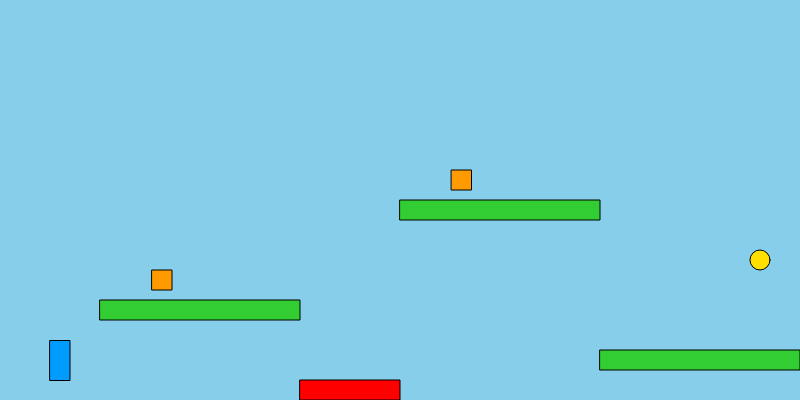
Frame 1 (no input)
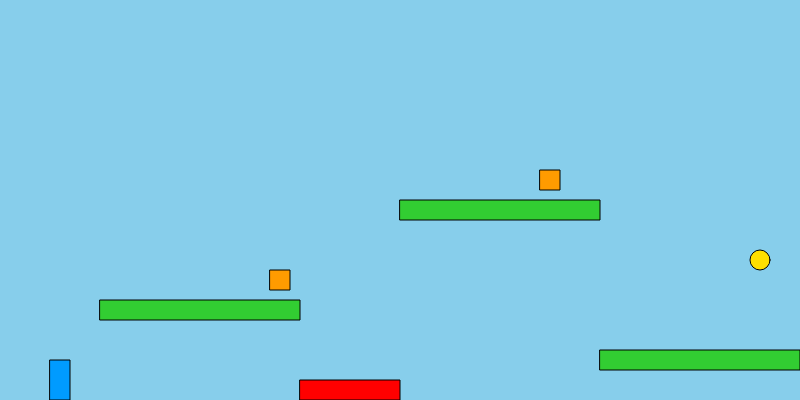
Frame 60 (no input)
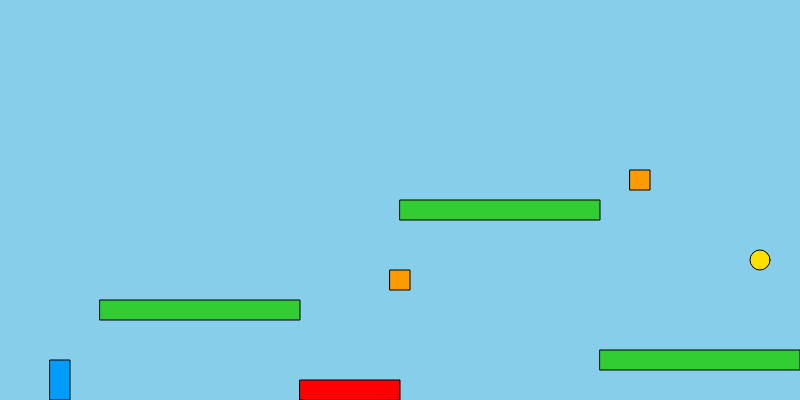
Frame 120 (the mouse pressed at the canvas centre since frame 60)

The p5.js sketch that drew these frames (run headless with seeded random() and noise() and a simulated clock; from frame 60 on, the mouse is pressed at the canvas centre):

// p5.js sketch
// ── sketch.js
let player;
let platforms = [];
let finishStar;
let enemies = [];
let hazards = [];
let gravity = 0.5;
let currentLevel = 0;

// Predefined levels with platform, enemy, and hazard configurations
const levels = [
  {
    platforms: [
      { x: 100, y: 300, width: 200, height: 20 },
      { x: 400, y: 200, width: 200, height: 20 },
      { x: 600, y: 350, width: 200, height: 20 },
    ],
    enemies: [
      { x: 150, y: 270, width: 20, height: 20, speed: 2 },
      { x: 450, y: 170, width: 20, height: 20, speed: 1.5 },
    ],
    hazards: [{ x: 300, y: 380, width: 100, height: 20 }],
    finishStar: { x: 750, y: 250, size: 20 },
  },
  {
    platforms: [
      { x: 50, y: 300, width: 150, height: 20 },
      { x: 300, y: 250, width: 200, height: 20 },
      { x: 550, y: 150, width: 200, height: 20 },
    ],
    enemies: [{ x: 320, y: 220, width: 20, height: 20, speed: 1.5 }],
    hazards: [{ x: 500, y: 380, width: 80, height: 20 }],
    finishStar: { x: 700, y: 100, size: 20 },
  },
  {
    platforms: [
      { x: 100, y: 300, width: 150, height: 20 },
      { x: 400, y: 250, width: 150, height: 20 },
      { x: 650, y: 350, width: 100, height: 20 },
    ],
    enemies: [
      { x: 120, y: 270, width: 20, height: 20, speed: 2 },
      { x: 420, y: 220, width: 20, height: 20, speed: 1 },
    ],
    hazards: [{ x: 550, y: 380, width: 100, height: 20 }],
    finishStar: { x: 750, y: 250, size: 20 },
  },
];

function setup() {
  createCanvas(800, 400);
  loadLevel(currentLevel);
}

function draw() {
  background(135, 206, 235);

  // Update and display player
  player.update();
  player.display();

  // Display all platforms and check collision with player
  for (let platform of platforms) {
    platform.display();
    player.checkPlatformCollision(platform);
  }

  // Display enemies, update their positions, and check collisions with player
  for (let enemy of enemies) {
    enemy.update();
    enemy.display();
    if (player.checkCollision(enemy)) {
      resetLevel(); // Restart level if collision with enemy
    }
  }

  // Display hazards and check collisions with player
  for (let hazard of hazards) {
    hazard.display();
    if (player.checkCollision(hazard)) {
      resetLevel(); // Restart level if collision with hazard
    }
  }

  // Display finish star and check for collision with player
  finishStar.display();
  if (player.checkFinishCollision(finishStar)) {
    nextLevel();
  }
}

function keyPressed() {
  if (key === ' ' && player.onGround) {
    player.jump();
  }
}

// Load a specific level based on index
function loadLevel(levelIndex) {
  platforms = [];
  enemies = [];
  hazards = [];
  const level = levels[levelIndex];

  // Create platforms for the level
  for (let platData of level.platforms) {
    platforms.push(
      new Platform(platData.x, platData.y, platData.width, platData.height)
    );
  }

  // Create enemies for the level
  for (let enemyData of level.enemies) {
    enemies.push(
      new Enemy(
        enemyData.x,
        enemyData.y,
        enemyData.width,
        enemyData.height,
        enemyData.speed
      )
    );
  }

  // Create hazards for the level
  for (let hazardData of level.hazards) {
    hazards.push(
      new Hazard(
        hazardData.x,
        hazardData.y,
        hazardData.width,
        hazardData.height
      )
    );
  }

  // Set the finish star position for the level
  finishStar = new FinishStar(
    level.finishStar.x,
    level.finishStar.y,
    level.finishStar.size
  );

  // Initialize player position
  player = new Player(50, height - 60); // Starting near the bottom left
}

// Move to the next level or restart from the first level
function nextLevel() {
  currentLevel = (currentLevel + 1) % levels.length;
  loadLevel(currentLevel);
}

// Reset the current level
function resetLevel() {
  loadLevel(currentLevel);
}

// ── enemy.js
class Enemy {
  constructor(x, y, width, height, speed) {
    this.x = x;
    this.y = y;
    this.width = width;
    this.height = height;
    this.speed = speed;
    this.direction = 1; // Moving right initially
  }

  update() {
    this.x += this.speed * this.direction;
    if (this.x <= 0 || this.x + this.width >= width) {
      this.direction *= -1; // Reverse direction when hitting edges
    }
  }

  display() {
    fill(255, 155, 0); // Blue for enemies
    rect(this.x, this.y, this.width, this.height);
  }
}

// ── finishStar.js
class FinishStar {
  constructor(x, y, size) {
    this.x = x;
    this.y = y;
    this.size = size;
  }

  display() {
    fill(255, 223, 0); // Yellow color
    ellipse(this.x + this.size / 2, this.y + this.size / 2, this.size);
  }
}

// ── hazard.js
class Hazard {
  constructor(x, y, width, height) {
    this.x = x;
    this.y = y;
    this.width = width;
    this.height = height;
  }

  display() {
    fill(255, 0, 0); // Red for hazards
    rect(this.x, this.y, this.width, this.height);
  }
}

// ── platform.js
class Platform {
  constructor(x, y, width, height) {
    this.x = x;
    this.y = y;
    this.width = width;
    this.height = height;
  }

  display() {
    fill(50, 205, 50); // Green color for platforms
    rect(this.x, this.y, this.width, this.height);
  }
}

// ── player.js
class Player {
  constructor(x, y) {
    this.x = x;
    this.y = y;
    this.width = 20;
    this.height = 40;
    this.velocityY = 0;
    this.onGround = false;
  }

  update() {
    this.velocityY += gravity;
    this.y += this.velocityY;

    if (this.y + this.height > height) {
      this.y = height - this.height;
      this.velocityY = 0;
      this.onGround = true;
    } else {
      this.onGround = false;
    }

    if (keyIsDown(LEFT_ARROW)) {
      this.x -= 5;
    }
    if (keyIsDown(RIGHT_ARROW)) {
      this.x += 5;
    }

    // Constrain player within the screen bounds horizontally
    this.x = constrain(this.x, 0, width - this.width);
  }

  jump() {
    this.velocityY = -10;
    this.onGround = false;
  }

  checkCollision(obj) {
    return (
      this.x < obj.x + obj.width &&
      this.x + this.width > obj.x &&
      this.y < obj.y + obj.height &&
      this.y + this.height > obj.y
    );
  }

  checkPlatformCollision(platform) {
    const withinXBounds =
      this.x + this.width > platform.x && this.x < platform.x + platform.width;
    const withinYBounds =
      this.y + this.height > platform.y &&
      this.y < platform.y + platform.height;

    if (withinXBounds && withinYBounds) {
      const overlapBottom = platform.y + platform.height - this.y;
      const overlapTop = this.y + this.height - platform.y;
      const overlapLeft = this.x + this.width - platform.x;
      const overlapRight = platform.x + platform.width - this.x;

      // Determine the minimum overlap side (direction of collision)
      const minOverlap = Math.min(
        overlapBottom,
        overlapTop,
        overlapLeft,
        overlapRight
      );

      if (minOverlap === overlapBottom) {
        this.y = platform.y + platform.height;
        this.velocityY = 0; // Stop upwards movement
      } else if (minOverlap === overlapTop) {
        this.y = platform.y - this.height;
        this.velocityY = 0; // Stop falling
        this.onGround = true;
      } else if (minOverlap === overlapLeft) {
        this.x = platform.x - this.width;
      } else if (minOverlap === overlapRight) {
        this.x = platform.x + platform.width;
      }
    }
  }

  checkFinishCollision(finishStar) {
    return (
      this.x < finishStar.x + finishStar.size &&
      this.x + this.width > finishStar.x &&
      this.y < finishStar.y + finishStar.size &&
      this.y + this.height > finishStar.y
    );
  }

  display() {
    fill(0, 155, 255);
    rect(this.x, this.y, this.width, this.height);
  }
}
